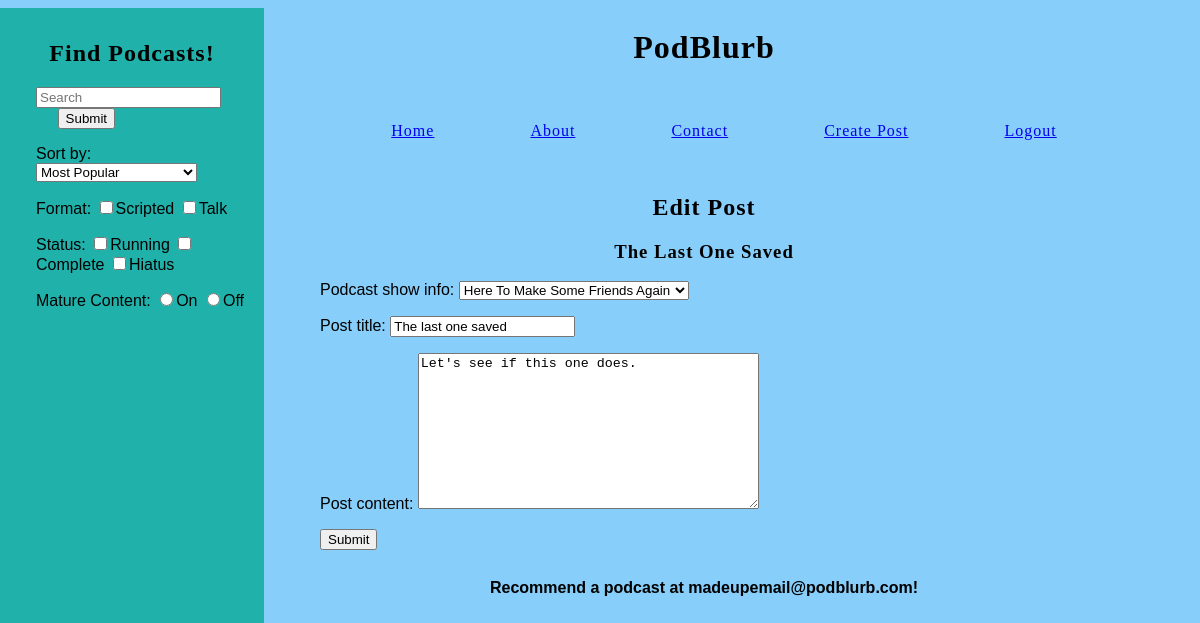
The page /shows/the-last-one-saved/edit/ (signed in) on the database its author committed.
### collection/models.py (models this page shows)
class podcast_post(models.Model):
    podcast_show_info = models.ForeignKey(podcast_show, null=True)
    post_title = models.CharField(max_length=255)
    post_content = models.TextField()
    slug = models.SlugField(unique=True)
    user = models.ForeignKey(User, blank=True, null=True)
    tags = TaggableManager(verbose_name = "Post Tags", blank = True)
    last_modified = models.DateTimeField(auto_now=True)

### collection/views.py (the view)
# urls.py: url(r'^shows/(?P<slug>[-\w]+)/edit/$', views.show_edit, name='edit'),
@login_required
def show_edit(request, slug):
    select_show = podcast_post.objects.get(slug=slug)
    if select_show.user != request.user:
        raise Http404
    form_class = EditForm
    if request.method == 'POST':
        form = form_class(data = request.POST, instance = select_show)
        if form.is_valid():
            form.save()
            form.save_m2m()
            return redirect('show', slug=select_show.slug)
    else:
        form = form_class(instance = select_show)
    return render(request, 'shows/edit.html', {
        'form':form,
        'sshow':select_show
    })

### collection/forms.py
class EditForm(ModelForm):
    class Meta:
        model = podcast_post
        fields = ('podcast_show_info','post_title','post_content','tags')

### collection/models.py (called while the page is built)
    def __str__(self):
        return self.show_name

### collection/templates/shows/edit.html (shortened to what this page needs)
{% extends 'base.html' %}
{% block content %}
    <h2>Edit Post</h2>
    <h3>{{sshow.post_title|title}}</h3>
    <form role="form" action="" method="post">
    {{form.as_p}}
    <p><button type="submit">Submit</button></p>
    </form>
{% endblock content %}

### collection/static/css/style.css (style rules this page uses)
body { background-color: lightskyblue; width: 80%; position: absolute; left: 18%; padding-bottom: 2%; }
h1, h2, h3, a { text-align: center; font-family: Impact, fantasy; font-stretch: extra-condensed; letter-spacing: 1px; }
p, form input[type=submit] { font-family: Gill Sans, Trebuchet, sans-serif; position: relative; margin-left: 10%; }

### rows shown on the page
podcast_post: post_title "The Last One Saved", podcast_show_info "Here To Make Some Friends Again", post_title "The last one saved", post_content "Let's see if this one does."
